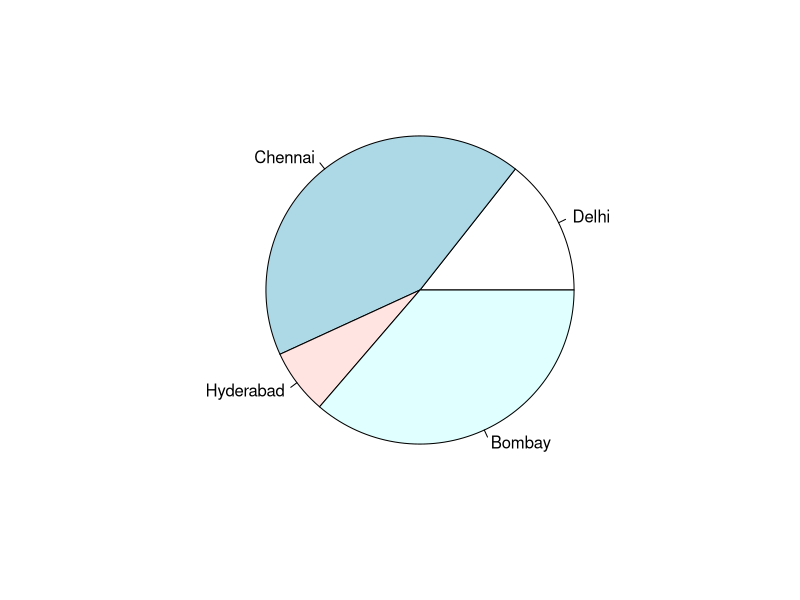
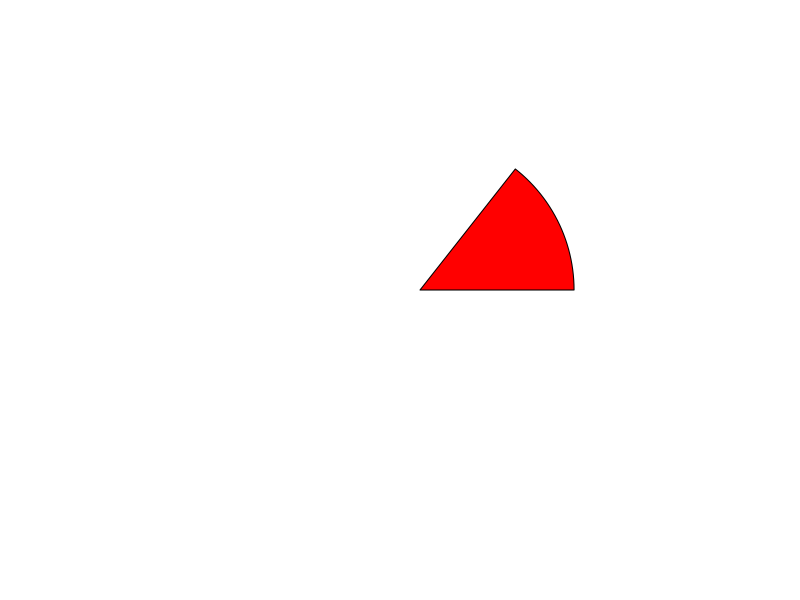

R code for these plots, in order: (Note: this script raises an error after producing the figures.)
#install.packages("knitr")
#library(knitr)
#install.packages("rmarkdown")
#library(rmarkdown)

a<-11
b<-19

if(a<b){
  print("I like Mathematics.")
  print("I like Statistics.")
}

x<-seq(1,30,by=0.5) 
if(length(x>30)){
  print("bleh")
}else{
  print("bleh bleh")
}
  
switch(1, "hello", "hola")
switch("gre", "area"=1, "ball"=3, "gre"="pass")

v<-c("India", "is", "great!")
s=12
while(s<20){
  print(v[3])
  s=s+2
}

repeat{
  print("India")
  s=s+2
  if(s>50){
    break
  }
}

for(i in 1:6){
  x=i*i
  print(x)
}

add_fun=function(x,y){
  addition=x+y
  print(addition)
}

add_fun(2,3)

factorial_fun=function(x){
  fac=1
  for(i in 1:x){
    fac <- i*fac
  }
  print(fac)
}
factorial_fun(3)

fibonacci = function(x){
  f = c(0,1)
  for(i in 2:x){
    a = f[i-2]+f[i-1]
    f=c(f,a)
  }
  print(f)
}
fibonacci(5)

##Pie chart
x = c(21, 62, 10, 53)
label= c("Delhi", "Chennai", "Hyderabad", "Bombay")
pie(x, labels=label)
png(file = "city_title_colours.jpg")

pie(x, labels, main="City pie chart", col = rainbow(length(x)))
dev.off()

piepercent <- round(100*x/sum(x), 1)
png(file = "city_percentage_legends.jpg")
pie(x, labels= piepercent, main="City pie chart", col = rainbow(length(x)), legend("topright", ))

install.packages("plotrix")
library(plotrix)
x = c(21, 62, 10, 53)
lab= c("Delhi", "Chennai", "Hyderabad", "Bombay")
pie3D(x,labels =lab, explode = 0.1, main = "Pie Chart of Cities")
##

##BAR CHART
b = c(17,10,15,23,29)
month = c("mar", "apr", "may", "jun", "jul")
barplot(b, names.arg = month)
##

##SCATTER PLOT
gridx = seq(0,1,length=50)
fx = sin(2*pi*gridx)
plot(x=gridx, y=fx, "l", main="Scatter Plot for sin(2*pi*x)", col="Red")
plot(fx ~ gridx)
##

##BOX PLOT
library(MASS)
head(Pima.tr)
BP <- Pima.tr$bp
skin <- Pima.tr$skin
boxplot(BP~Pima.tr$type)
##

##Quantile
quantile(skin, probs=c(0,0.25,0.5,0.75,1))
##

##HISTOGRAM
x = c(34,23,6,7,31,12,9,27,31,5,8,1,34,27,29,39,38,40,0)
hist(x, border="red", col="blue", breaks=15)
##

##MEAN
mean(x)
y = c(1,2,3,4,5,6,7,8,9)
mean(y, trim=0.2)
#median
#mode function

pnorm(85, mean=70, sd=15.2, lower.tail = FALSE)
pnorm(45, mean=70, sd=15.2, lower.tail = T)
